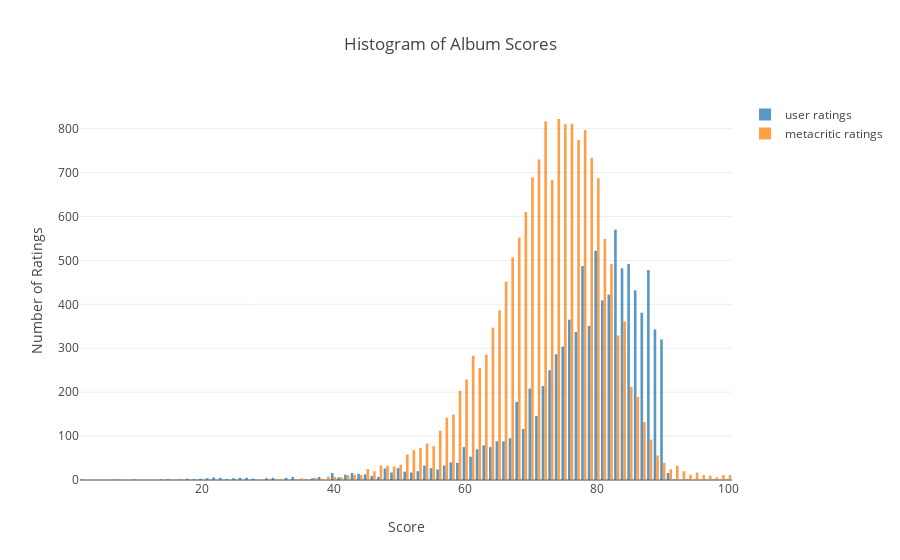

Notebook code cell kept with this figure:
### Code cell
data1 = go.Histogram(
    x = albums_df['usr rating'].multiply(10),
    opacity=0.75,
    name="user ratings"
)
data1_1 = go.Histogram(
    x = albums_df['mc rating'],
    opacity=0.75,
    name="metacritic ratings"
)

layout1 = go.Layout(
    title= 'Histogram of Album Scores',
    #hovermode= 'closest',
    xaxis = dict(
        title= 'Score'
    ),
    yaxis = dict(
        title = 'Number of Ratings'
    )
)

fig1 = dict(data=[data1,data1_1], layout=layout1)
iplot(fig1, filename='basic histogram')

### Figure 1 — Plotly figure (JSON) as saved in the notebook; plotly's stock layout.template omitted (floating-point values rounded to 4 significant figures; data arrays with more than 128 entries replaced by an {"elided": "..."} marker saying what was removed)
{"data": [{"name": "user ratings", "opacity": 0.75, "type": "histogram", "x": {"elided": "16421 int values"}}, {"name": "metacritic ratings", "opacity": 0.75, "type": "histogram", "x": {"elided": "16421 int values"}}], "layout": {"title": "Histogram of Album Scores", "xaxis": {"title": "Score"}, "yaxis": {"title": "Number of Ratings"}}}
